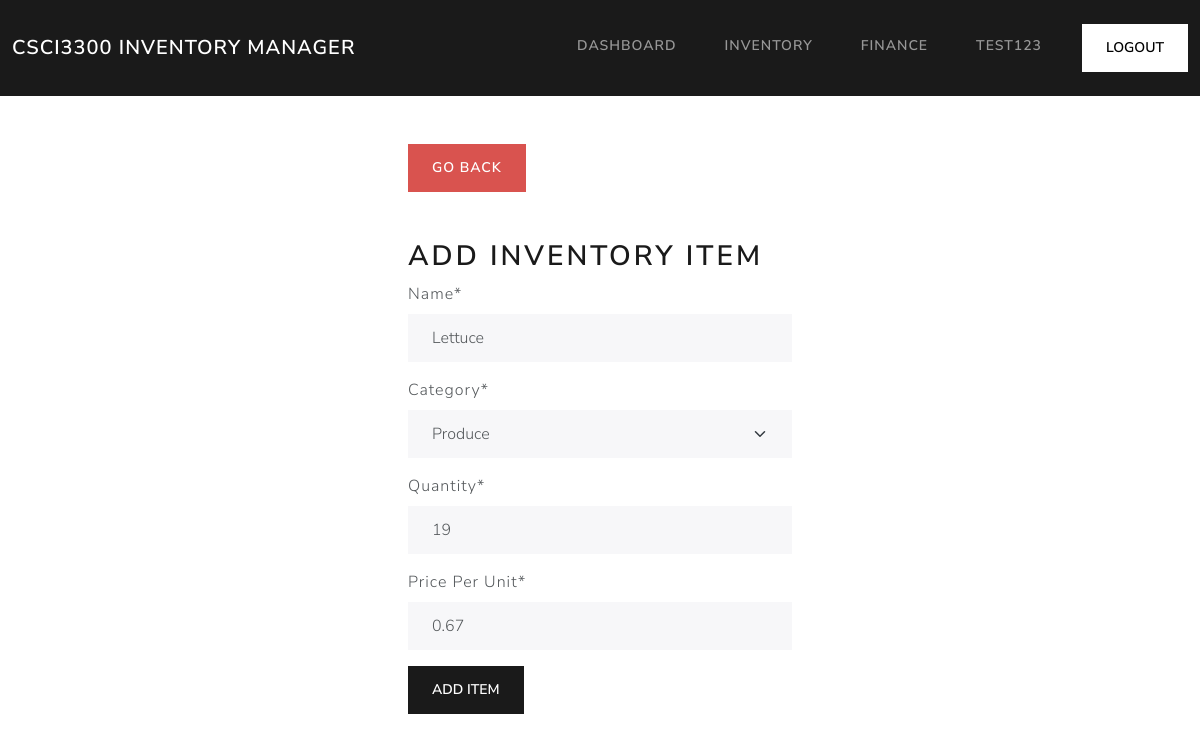
The app's page /inventory/edit/3/ (signed in) with its own data.
### inventory/models.py (models this page shows, shortened)
class InventoryItem(models.Model):
	name = models.CharField(max_length=100)
	category = models.ForeignKey('Category', on_delete=models.SET_NULL, blank=True, null=True)
	price_per_unit = models.DecimalField(
    max_digits=10,
    decimal_places=2,
    validators=[MinValueValidator(0.0)]
  )
	quantity = models.PositiveSmallIntegerField(
		validators=[MinValueValidator(0)]
	)
	date_created = models.DateTimeField(auto_now_add=True)
	user = models.ForeignKey(User, on_delete=models.CASCADE)
	class Meta():
		constraints = [
			models.CheckConstraint(
				name='quantity_value_valid',
				check=Q(quantity__gte=0),
				violation_error_message='Quantity invalid: cannot be less than 0'
			),
			models.CheckConstraint(
				name='price_value_valid',
				check=Q(price_per_unit__gte=0),
				violation_error_message='Price invalid: cannot be less than 0'
			)
		]

class Category(models.Model):
	name = models.CharField(max_length=100)
	verbose_name = 'category'
	verbose_name_plural = 'categories'
	def __str__(self):
		return self.name

### inventory/views.py (the view)
# urls.py: path('inventory/edit/<int:pk>/', EditItem.as_view(), name='edit-item'),
class EditItem(LoginRequiredMixin, UpdateView):
	model = InventoryItem
	form_class = InventoryItemForm
	template_name = 'inventory/item_form.html'
	success_url = reverse_lazy('inventory')

### inventory/forms.py
class InventoryItemForm(forms.ModelForm):
	category = forms.ModelChoiceField(queryset=Category.objects.all(), initial=0)
	price_per_unit = forms.DecimalField(
		max_digits=10,
		decimal_places=2,
		validators=[MinValueValidator(0.0)],
		label="Price Per Unit"
	)
	class Meta:
		model = InventoryItem
		fields = ['name', 'category', 'quantity', 'price_per_unit']

### inventory/templates/inventory/item_form.html (shortened to what this page needs)
{% extends 'inventory/base.html' %}
{% load crispy_forms_tags %}
{% block content %}
<div class="row">
	<div class="col-11 col-md-4 mx-auto mt-5">
		<div class="">
			<a class="text-white btn btn-danger" style="text-decoration: none;" href="{% url 'inventory' %}">Go Back</a>
		</div>
		<h2 class="mt-5" >Add Inventory Item</h2>
		<form method="post">
			{{ form|crispy }}
			<div class="mt-3">
				<button class="btn btn-primary">Add Item</button>
			</div>
		</form>
	</div>
</div>
{% endblock content %}

### inventory/templates/inventory/navbar.html (shortened to what this page needs)
<nav class="navbar navbar-expand-lg bg-primary" data-bs-theme="dark">
  <div class="container-fluid">
    <a class="navbar-brand" href="{% url 'index' %}">CSCI3300 Inventory Manager</a>
    <div class="collapse navbar-collapse justify-content-end" id="navbarColor01">
      <ul class="navbar-nav">
        {% if user.is_authenticated %}
        <li class="nav-item">
          <a class="nav-link" href="{% url 'dashboard' %}">Dashboard</a>
        </li>
        <li class="nav-item">
          <a class="nav-link" href="{% url 'inventory' %}">Inventory</a>
        </li>
        <li class="nav-item">
          <a class="nav-link" href="{% url 'finance' %}">Finance</a>
        </li>
        <li class="nav-item">
          <a class="nav-link" href="#">{{ user.username }}</a>
        </li>
        <form method="post" action="{% url 'logout' %}">
          <button class="btn btn-secondary" type="submit">logout</button>
        </form>
        {% endif %}
      </ul>
    </div>
  </div>
</nav>

### records on screen
InventoryItem: name "Lettuce", category "Produce", quantity "19", price_per_unit "0.67"

### other values on screen
{{ user.username }} "TEST123"
